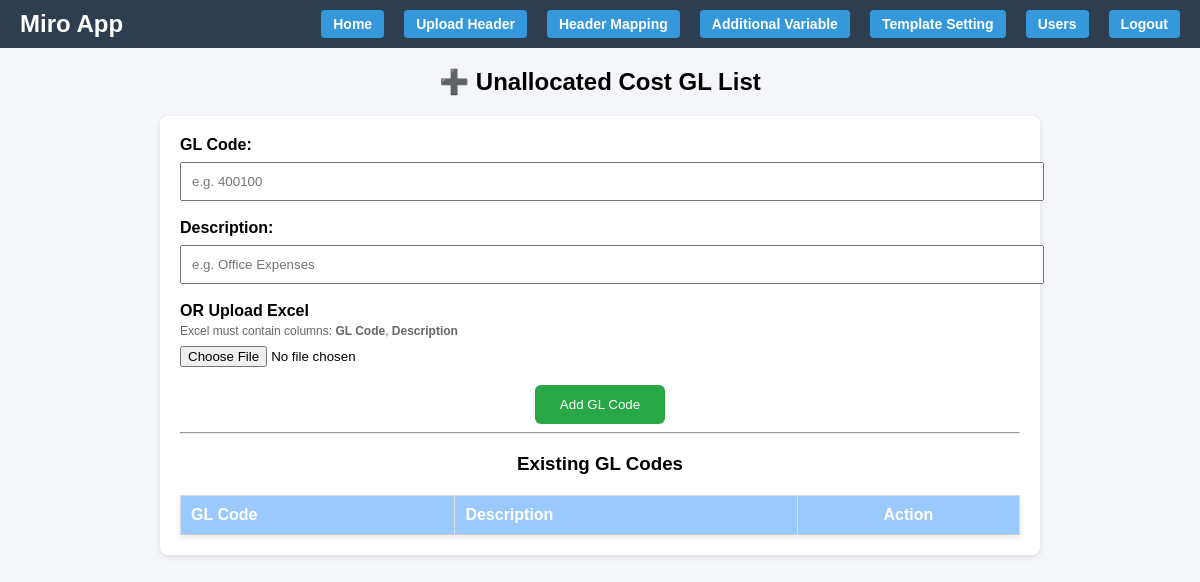
Before: /unallocatedcost-gl/ (signed in) with the older database file.
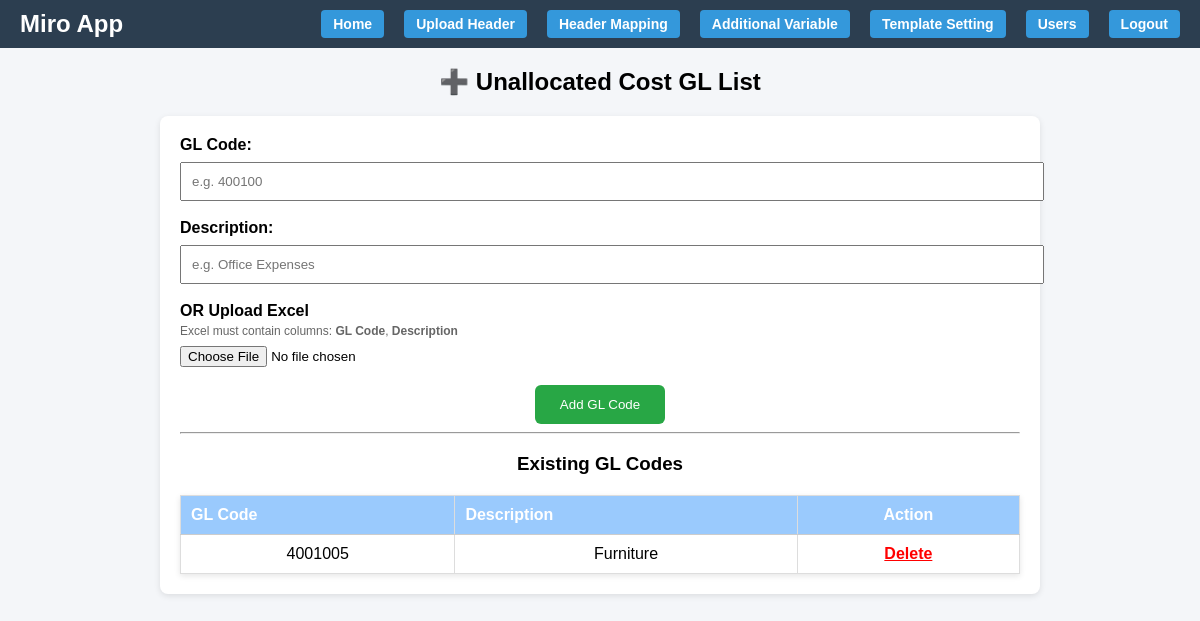
After: the same page with the newer database file.
### miroapp/models.py (models this page shows, shortened)
class GLCodes(models.Model):
    company = models.ForeignKey('CompanyDetails', on_delete=models.CASCADE)
    gl_code = models.CharField(max_length=16)
    code_description = models.CharField(max_length=50)
    created_at = models.DateTimeField(auto_now_add=True)

### miroapp/views.py (the view, shortened to what this page needs)
# urls.py: path("unallocatedcost-gl/", views.unallocatedcost_gl_view, name="unallocatedcost_gl"),
def unallocatedcost_gl_view(request):
    company = request.user.company_code
    if request.method == "GET":
        gl_list = GLCodes.objects.filter(company=company).order_by("-created_at")
        return render(
            request,
            "unallocatedcost_gl.html",
            {"gl_list": gl_list}
        )

### miroapp/templates/unallocatedcost_gl.html (shortened to what this page needs)
{% load static %}
<!DOCTYPE html>
<html>
<head>
</head>
<body>
    <header class="main-header">
        <h1>Miro App</h1>
        <nav>
            <button onclick="window.location.href='/configurations/'">Home</button>
            <button onclick="window.location.href='/upload-headerss/'">Upload Header</button>
            <button onclick="window.location.href='/mapping-config/'">Header Mapping</button>
            <button onclick="window.location.href='/mapping-addvariable/'">Additional Variable</button>
            <button onclick="window.location.href='/template-setting/'">Template Setting</button>
            <button onclick="window.location.href='/users/'">Users</button>
            <button onclick="window.location.href='/logout/'">Logout</button>
        </nav>
    </header>
    <h2>➕ Unallocated Cost GL List</h2>
    <div style="width:70%; margin:auto; background:#fff; padding:20px; border-radius:8px; box-shadow:0 2px 6px rgba(0,0,0,0.1);">
        <form method="POST" enctype="multipart/form-data">
            <label><b>GL Code:</b></label>
            <input type="text"
                name="gl_code"
                placeholder="e.g. 400100"
                style="width:100%; padding:10px; margin-top:8px;"
                autocomplete="off">
            <br><br>
            <label><b>Description:</b></label>
            <input type="text"
                name="description"
                placeholder="e.g. Office Expenses"
                style="width:100%; padding:10px; margin-top:8px;"
                autocomplete="off">
            <br><br>
            <label><b>OR Upload Excel</b></label>
            <div style="font-size:12px; color:#666; margin-top:4px;">
                Excel must contain columns: <b>GL Code</b>, <b>Description</b>
            </div>
            <input type="file"
                name="gl_file"
                accept=".xlsx"
                style="margin-top:8px;">
            <br><br>
            <button type="submit">Add GL Code</button>
        </form>
        <hr>
        <h3>Existing GL Codes</h3>
        <table style="width:100%; border-collapse:collapse;">
            <tr>
                <th style="border-bottom:1px solid #ccc; text-align:left;">GL Code</th>
                <th style="border-bottom:1px solid #ccc; text-align:left;">Description</th>
                <th style="border-bottom:1px solid #ccc;">Action</th>
            </tr>
            {% for item in gl_list %}
            <tr>
                <td>{{ item.gl_code }}</td>
                <td>{{ item.code_description }}</td>
                <td>
                    <a href="/delete-gl/{{ item.gl_code }}/"
                    style="color:red; font-weight:bold;">
                        Delete
                    </a>
                </td>
            </tr>
            {% endfor %}
        </table>
    </div>
</body>
</html>

Changed rows visible on the page:
added GLCodes: gl_code "4001005", code_description "Furniture"
